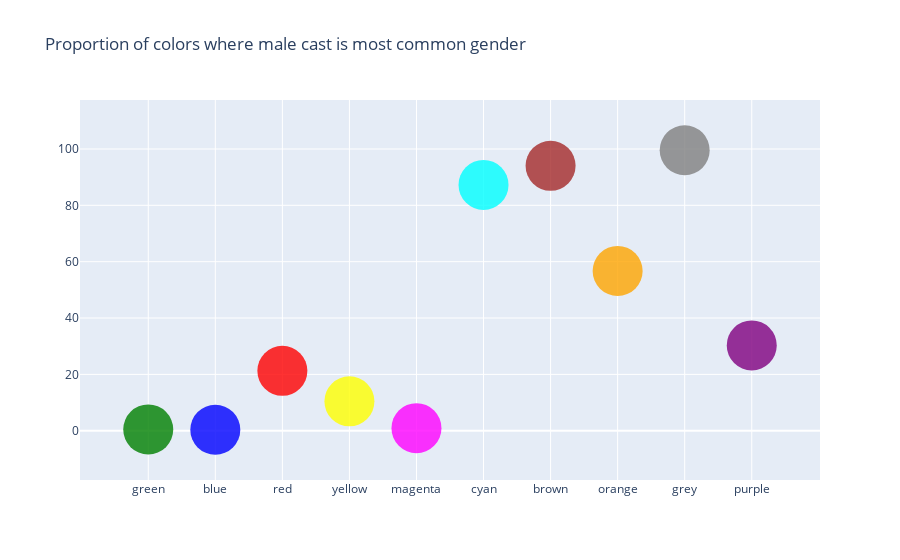

This figure's notebook cell:
### Code cell
import plotly.graph_objects as go

fig = go.Figure(data=[go.Scatter(
    x=['green','blue','red','yellow','magenta','cyan','brown','orange','grey','purple'],
    y=[green_m,blue_m,red_m,yellow_m,magenta_m,cyan_m,brown_m,orange_m,grey_m,purple_m],
    mode='markers',
    marker=dict(
        color=['green','blue','red','yellow','magenta','cyan','brown','orange','grey','purple'],
        size = 50
        #size=[green_s,blue_s,red_s,yellow_s,magenta_s,cyan_s,black_s,white_s]
        ),
    opacity = 0.8
)])

fig.update_layout(
    title = 'Proportion of colors where male cast is most common gender',
    )

fig.show()

### Figure 1 — Plotly figure (JSON) as saved in the notebook; plotly's stock layout.template omitted (floating-point values rounded to 4 significant figures)
{"data": [{"marker": {"color": ["green", "blue", "red", "yellow", "magenta", "cyan", "brown", "orange", "grey", "purple"], "size": 50}, "mode": "markers", "opacity": 0.8, "type": "scatter", "x": ["green", "blue", "red", "yellow", "magenta", "cyan", "brown", "orange", "grey", "purple"], "y": [0.4557, 0.3544, 21.27, 10.43, 0.9114, 87.24, 94.03, 56.71, 99.54, 30.28]}], "layout": {"title": {"text": "Proportion of colors where male cast is most common gender"}}}
